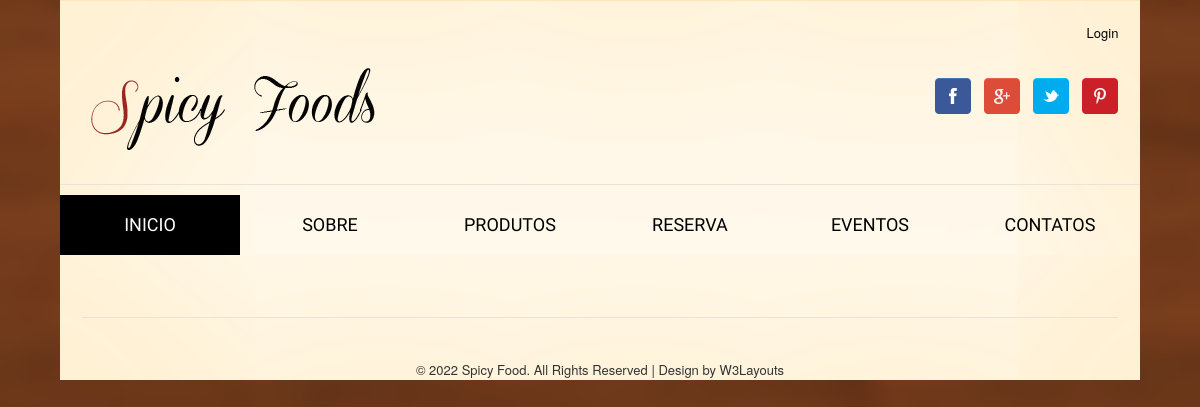
Before: /frontoffice/index.php with the older database file.
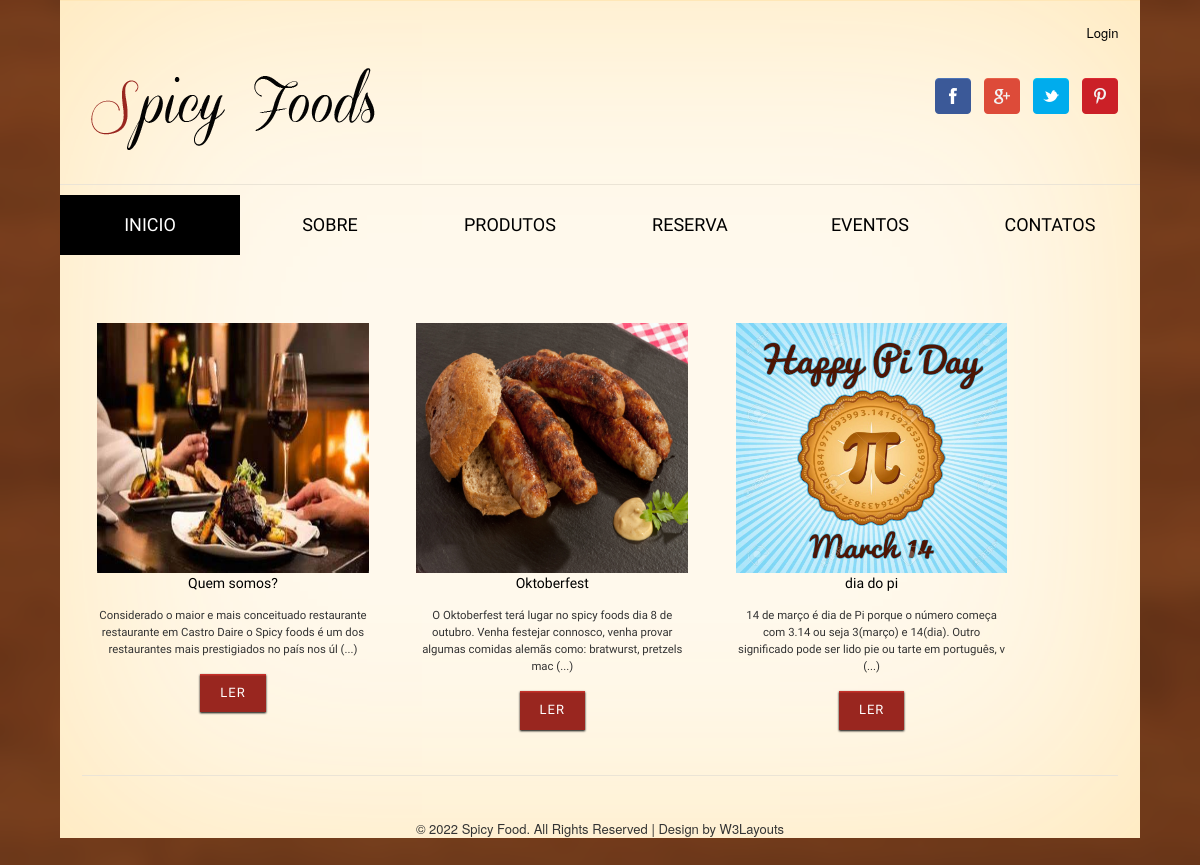
After: the same page with the newer database file.
### tables this page shows
CREATE TABLE `noticias` (
  `ID_Noticia` int(11) NOT NULL,
  `ID_Tipo_Noticia` int(11) NOT NULL,
  `Titulo` varchar(100) NOT NULL,
  `Conteudo` varchar(1000) NOT NULL,
  `Data` varchar(10) NOT NULL,
  `ID_Utilizador` int(11) NOT NULL,
  `Imagem` varchar(75) NOT NULL,
  `Ativo` int(11) NOT NULL
);

### frontoffice/utils/conexao.inc.php (called while the page is built, shortened)
<?php
    function conexaoDB(){
        $servername = "localhost";
        $username = "root";
        $password = "";
        $database = "pap";
        try{
            $conn = mysqli_connect($servername, $username, $password, $database);
        }
        catch(mysqli_sql_exception $mensagem) {
            echo nl2br("Erro: Não foi possivel conectar ao MySQL".$mensagem);
            throw $mensagem;
        }
        return $conn;
    }
    function executarSQL($sql_command){
        $conn = conexaoDB();
        $resultado = mysqli_query($conn, $sql_command);
        return $resultado;
    }
?>

### frontoffice/index.php (the view, shortened to what this page needs)
<?php
	include("./header/header.php");
?>
<div class="main">
	<div class="content-bottom">
		<?php
			$consulta = "SELECT * FROM noticias LIMIT 0,3";
			if($result = executarSQL($consulta)){
				while($row = mysqli_fetch_array($result)){
					echo "<div class='col_1_of_3 span_1_of_3'>";
					echo "<img src='../".$row["Imagem"]."' alt='' height='250' width='475'/>";
					echo "<div class='texto_news'>";
						echo "<div class='bottom-head'>";
							echo "<h5>".$row["Titulo"]."</h5>";
							echo "<p>".substr($row["Conteudo"], 0, 150)." (...) </p></div>";
							echo "<div class='but'>";
								echo "<a href='./single_news.php?ID=".$row["ID_Noticia"]."'class='btn1 btn-8 btn-8a'>Ler</a>";
							echo "</div>";
						echo "</div>";
					echo "</div>";
				}
			}
		?>
	</div>
</div>
<?php
	include("./footer/footer.php");
?>
</body>
</html>

Changed rows visible on the page:
added noticias: Imagem (picture), Titulo "Quem somos?", Conteudo "Considerado o maior e mais conceituado restaurante restaurante em Castro Daire o Spicy foods é um dos restaurantes mais prestigiados no país nos úl"
added noticias: Imagem (picture), Titulo "Oktoberfest", Conteudo "O Oktoberfest terá lugar no spicy foods dia 8 de outubro. Venha festejar connosco, venha provar algumas comidas alemãs como: bratwurst, pretzels mac"
added noticias: Imagem (picture), Titulo "dia do pi", Conteudo "14 de março é dia de Pi porque o número começa com 3.14 ou seja 3(março) e 14(dia). Outro significado pode ser lido pie ou tarte em português, v"
